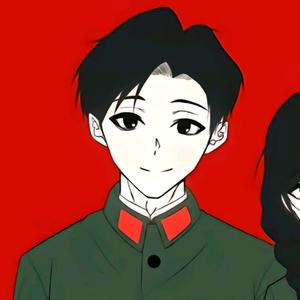
#> input picture win32pro/wang.jpeg, 300 x 300 px
$ python -i get_image_or_know_image.py   (imports and definitions only)
#> lines starting #> are read from the running program, lines starting #| are printed output that depends on the picture
import cv2
import numpy as np
import pyautogui
import time

def wherestr_x_y(template_path, threshold=0.8):
    # 读取模板图片
#> called with template_path = 'wang.jpeg', threshold = 0.8
    template = cv2.imread(template_path, cv2.IMREAD_GRAYSCALE)
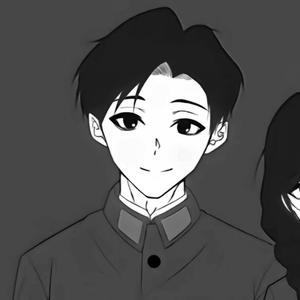
#> template: shape (300, 300); min 0, max 255, mean 83.6
    w, h = template.shape[::-1]
#> w = 300; h = 300

    # 获取屏幕截图
    screen = pyautogui.screenshot()
    # 将PIL图像转换为OpenCV格式
    screen_np = np.array(screen)
#> (the run stopped early here; a loop or call above may not have finished)
